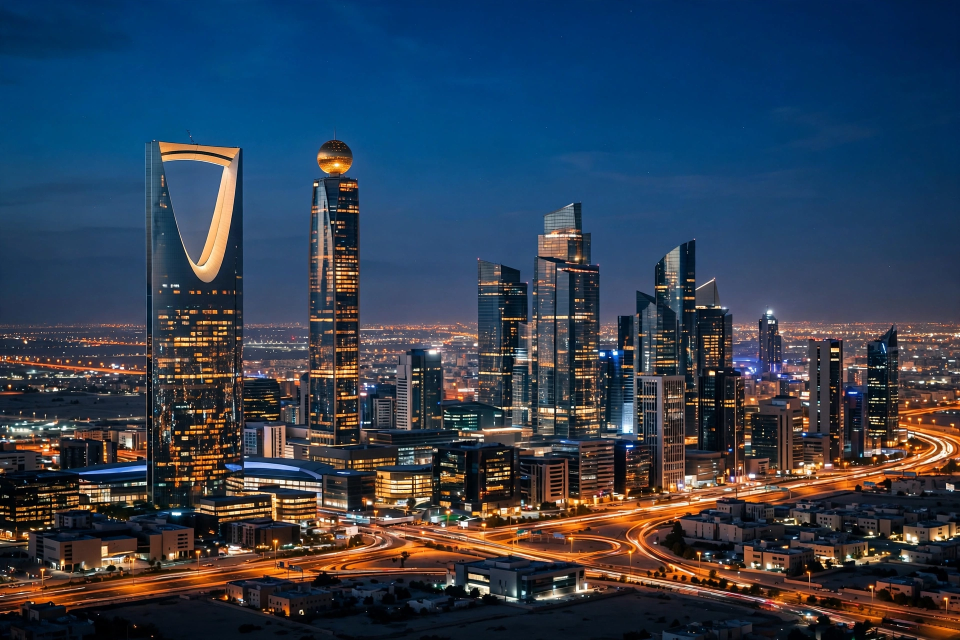
#> input picture photos/hero1-riyadh.webp, 1920 x 1280 px (shown at 1/2 size); the run also reads 1 picture not shown here
$ python draw.py
#> lines starting #> are read from the running program, lines starting #| are printed output that depends on the picture
#!/usr/bin/env python3
"""Render the 21 November 2026 newspaper front page (entry.png).

Fresh build from the prose spec: classic newspaper front page, 1024x1024,
cream paper, 11 main stories (Saturday 21 November 2026, numbered and
pinned on a world map) plus 22 Friday 20 November catch-up stories in
the ALSO list. Python 3 + PIL only, no network, deterministic output.

Deviation from the spec, logged honestly: the spec asks for a 112 px tall
hero photo slot, but the verbatim hero decks (3 lines each) plus 2-line
headlines overflow a 190 px hero card by 17 px with that slot. The hero
photo slot is therefore 90 px tall instead (HERO_PHOTO_H = 90), which
keeps every headline and deck verbatim, keeps all fonts and sizes, and
keeps the 190 px card height and every other layout number intact.
Hero bottom margins after the change: 5, 5 and 20 px.

Second deviation: the spec's pin offset for story 7 (Brussels, dx 18,
dy 12) puts its disc 7.6 px from the story 6 (Gaza) disc, so the two
16 px discs overlap and pin 6's number is hidden. Story 7's offset is
therefore dx 18, dy -14 instead: the pin sits over the North Sea with
a leader line down to Brussels, and the closest pin pair is then
27.7 px apart (stories 1-2). Every other pin offset is as specified.
"""

import json
import os
from PIL import Image, ImageDraw, ImageFont

HERE = os.path.dirname(os.path.abspath(__file__))
FONT_DIR = "/usr/share/fonts/truetype/dejavu/"

# ---------------------------------------------------------------- palette
PAPER = (247, 241, 222)
INK = (16, 16, 14)
DECK = (30, 30, 28)
RED = (176, 32, 32)
DARK_RED = (120, 20, 20)
MUTED = (90, 82, 66)
RULE = (40, 40, 38)
PANEL = (253, 251, 243)
OCEAN_TOP = (222, 235, 233)
OCEAN_BOTTOM = (198, 219, 217)
LAND = (203, 209, 164)
COAST = (118, 130, 86)
CONTINENT = (96, 104, 72)
GOLD = (176, 138, 58)
GRAT = (190, 208, 205)
GRAT_LABEL = (120, 140, 138)
OCEAN_NAME = (110, 138, 136)
DIVIDER = (210, 200, 175)
WHITE = (255, 255, 255)
SHADOW = (90, 90, 85)

W, H = 1024, 1024
MARGIN = 26
RIGHT = 998
CONTENT_W = RIGHT - MARGIN  # 972

HERO_PHOTO_H = 90   # spec says 112; see module docstring for why it is 90
SMALL_PHOTO_H = 80

# ------------------------------------------------------------------- fonts
def font(name, size):
    return ImageFont.truetype(os.path.join(FONT_DIR, name), size)

SERIF = lambda s: font("DejaVuSerif.ttf", s)
SERIF_B = lambda s: font("DejaVuSerif-Bold.ttf", s)
SANS = lambda s: font("DejaVuSans.ttf", s)
SANS_B = lambda s: font("DejaVuSans-Bold.ttf", s)

# ------------------------------------------------------------- text tools
def wrap_text(fnt, text, width):
    """Greedy word wrap: fill each line while the next word still fits."""
    lines = []
    current = ""
    for word in text.split():
        trial = (current + " " + word).strip()
        if fnt.getlength(trial) <= width:
            current = trial
        else:
            if current:
                lines.append(current)
            current = word
    if current:
        lines.append(current)
    return lines


def draw_centred(draw, cx, y, text, fnt, fill):
    draw.text((cx - fnt.getlength(text) / 2, y), text, font=fnt, fill=fill)


# [7 lines left out: function draw_tracked_centred, not called in this run]


def rule_h(draw, y, x0=MARGIN, x1=RIGHT, width=1):
    if width == 1:
        draw.line([(x0, y), (x1, y)], fill=RULE, width=1)
    else:
        draw.rectangle([x0, y, x1, y + width - 1], fill=RULE)

# ------------------------------------------------------------------ stories
# (number, kicker, headline, deck, lon, lat, dx, dy, photo, focus)
STORIES = [
    (1, "SAUDI ARABIA \u00b7 MISSILES",
     "Houthi missiles intercepted over Riyadh",
     "Saudi-led coalition shoots down three ballistic missiles aimed at "
     "the capital \u2014 the second attack on Riyadh in days.",
     46.7, 24.7, 20, 12, "hero1-riyadh.webp", 0.50),
    (2, "INDIA \u00b7 CYCLONE",
     "Akvan fizzles: zero deaths after 440,000 flee",
     "The storm weakens to a depression over Odisha; more than 440,000 "
     "people were evacuated and no casualties are reported.",
     84.9, 19.3, 0, 0, "card10-cyclone.webp", 0.50),
    (3, "AUSTRALIA \u00b7 CRICKET",
     "Ashes begin in Perth",
     "Steve Smith leads Australia with Cummins out injured; two debutants "
     "face England at Optus Stadium.",
     115.86, -31.95, 0, 0, "hero2-ashes.webp", 0.50),
    (4, "IRAQ \u00b7 SECURITY",
     "Iraqi forces retake militia stronghold",
     "A joint army, police and PMF headquarters opens in Jurf al-Sakhar "
     "after 12 years of Kataib Hezbollah rule.",
     44.2, 32.9, -2, -22, "card-iraq.webp", 0.50),
    (5, "UNITED STATES \u00b7 SCAM",
     "Fined $811m, still in business",
     "BBC finds the migrant-bail firm behind an $811m penalty kept "
     "operating under a new name while families paid thousands.",
     -78.9, 38.2, 0, 0, "card-scam.webp", 0.50),
    (6, "GAZA \u00b7 CEASEFIRE",
     "Five killed as Gaza truce frays",
     "Drone strikes hit Gaza City crowds on Saturday; the Board of Peace "
     "warns the year-old ceasefire may collapse.",
     34.47, 31.5, -26, -16, "card-gaza.webp", 0.50),
    (7, "EUROPE \u00b7 TRADE",
     "Indonesia and EU sign trade deal",
     "IEU-CEPA is signed in Brussels after years of talks, opening "
     "Europe's market to Indonesian goods.",
     4.35, 50.85, 18, -14, "card-ieucepa.webp", 0.50),
    (8, "UNITED STATES \u00b7 FORMULA 1",
     "Las Vegas lights up tonight",
     "Fifty laps of the Strip at 8pm local in the 21st round of the "
     "season; F1 Academy closes its season first.",
     -115.17, 36.11, 0, 0, "card-f1.webp", 0.50),
    (9, "ENGLAND \u00b7 FOOTBALL",
     "Newcastle host Arsenal in late game",
     "Seven Premier League matches on Saturday, headlined by Newcastle v "
     "Arsenal at 18:30.",
     -1.62, 54.98, -18, -16, "card-pl.webp", 0.50),
    (10, "INDONESIA \u00b7 WAGES",
     "Jakarta sets 2027 wage at Rp6.14m",
     "The capital's minimum wage rises to Rp6,136,941; Banten sets "
     "Rp3,372,828.70.",
     106.85, -6.2, 0, 0, "card-jakarta.webp", 0.50),
    (11, "NEW ZEALAND \u00b7 CRICKET",
     "India fight back in Wellington",
     "India reach 159 for 1 at stumps on day two of the first Test, "
     "trailing New Zealand by 209.",
     174.78, -41.29, -24, -6, "card-wellington.webp", 0.50),
]

ALSO = [
    "12. UKRAINE \u2014 Russian strikes hit three Kyiv bridges; at least nine killed",
    "13. EUROPE \u2014 EU approves \u20ac1bn military aid for Ukraine; \u20ac7.9bn disbursed",
    "14. GAMES \u2014 GTA VI books record $3.79bn in day-one sales; 32.5m pre-orders",
    "15. MARKETS \u2014 AI rout: Nasdaq \u22125.3%, S&P \u22123.7%, Dow \u22121.9%; Nvidia \u221214%",
    "16. MARKETS \u2014 Anthropic slides 8.5% a day after its record IPO",
    "17. GAZA \u2014 Board of Peace warns it may hand Gaza's \"keys\" back to the UN",
    "18. GAZA \u2014 Floods destroy 6,000 shelters; 150,000 tents still outside Gaza",
    "19. UNITED STATES \u2014 Trump threatens \"tremendous tax\" on data centres built abroad",
    "20. UNITED STATES \u2014 Trump: \"good chance\" of a Russia-Ukraine deal",
    "21. CLIMATE \u2014 COP31 ends in Antalya; fossil-fuel language dropped from deal",
    "22. COURTS \u2014 Paris: three police jailed over the racist beating of Michel Zecler",
    "23. NEPAL \u2014 PM Balendra Shah to visit India on 22\u201323 Nov, his first bilateral trip",
    "24. INDONESIA \u2014 Komdigi asks Google to explain closure of 19,389 YouTube channels",
    "25. POLAND \u2014 Russian missile falls in Poland; Tusk calls it \"intentional provocation\"",
    "26. UNITED STATES \u2014 Pentagon releases eighth UFO file batch: 43 records, three videos",
    "27. DENMARK \u2014 Denmark expels Russian defence attach\u00e9 over murder plot",
    "28. UNITED STATES \u2014 Nikhil Gupta jailed for 235 months over Pannun murder plot",
    "29. UNITED STATES \u2014 Rikers Island to shut by 2032, Mayor Mamdani announces",
    "30. INDONESIA \u2014 Prabowo returns home with Rp1,600tn investment commitments",
    "31. INDONESIA \u2014 Balance of payments back in surplus, $0.1bn in Q3",
    "32. BRITAIN \u2014 UK and EU finalise new deal on farming, carbon and youth mobility",
    "33. TECH \u2014 Hyundai unveils 2027 Elantra at Los Angeles Auto Show",
]

NUMBERS = [
    ("3", "Missiles at Riyadh"),
    ("440,000", "Evacuated from Akvan"),
    ("$811m", "Fine the bail firm dodged"),
    ("50", "Laps in Las Vegas"),
    ("Rp6,14jt", "Jakarta wage 2027"),
    ("159/1", "India in Wellington"),
]

UTC_SLOTS = [
    ("EARLY", "Houthi missiles hit Riyadh"),
    ("MORNING", "Akvan weakens to a depression"),
    ("DAY", "Ashes begins in Perth"),
    ("AFTERNOON", "IEU-CEPA signed in Brussels"),
    ("EVENING", "Las Vegas GP under lights"),
]

# ------------------------------------------------------------- photo crops
_photo_cache = {}


def cropped_photo(num, photo, tw, th, focus):
    """Crop to the slot aspect (focus = vertical anchor 0 top .. 1 bottom),
    then LANCZOS-resize to the slot. Cached per (story, slot size)."""
    key = (num, tw, th)
    if key in _photo_cache:
        return _photo_cache[key]
    im = Image.open(os.path.join(HERE, "photos", photo)).convert("RGB")
    sw, sh = im.size
    target = tw / th
    if sw / sh > target:
        # source wider than slot: crop the width, centred horizontally
        nw = int(sh * target)
        x0 = (sw - nw) // 2
        box = (x0, 0, x0 + nw, sh)
    else:
        # source taller than slot: crop the height around the focus point
        nh = sw / target
        y0 = focus * (sh - nh)
        y0 = max(0.0, min(sh - nh, y0))
        box = (0, int(y0), sw, int(y0 + nh))
    out = im.crop(box).resize((tw, th), Image.LANCZOS)
    _photo_cache[key] = out
    return out

# -------------------------------------------------------------------- cards
def draw_hero_card(draw, page, x, y, story):
    num, kicker, headline, deck, _lon, _lat, _dx, _dy, photo, focus = story
    w, h = 316, 190
    draw.rectangle([x, y, x + w - 1, y + h - 1], fill=PANEL, outline=RULE)
    page.paste(cropped_photo(num, photo, w - 2, HERO_PHOTO_H, focus),
               (x + 1, y + 1))
    ty = y + HERO_PHOTO_H + 5
    # number badge
    draw.rectangle([x + 8, ty, x + 27, ty + 17], fill=RED)
    draw.text((x + 18, ty - 1), str(num), font=SERIF_B(17), fill=WHITE,
              anchor="ma")
    # kicker
    kf = SANS_B(9)
    assert kf.getlength(kicker) <= w - 40, "hero kicker too wide: %s" % kicker
    draw.text((x + 34, ty + 4), kicker, font=kf, fill=RED)
    # headline
    hf = SERIF_B(14)
    lines = wrap_text(hf, headline, w - 16)
    hy = ty + 22
    for i, line in enumerate(lines):
        draw.text((x + 8, hy + i * 15), line, font=hf, fill=INK)
    # deck
    df = SANS(11)
    dlines = wrap_text(df, deck, w - 16)
    dy = hy + len(lines) * 15 + 2
    for i, line in enumerate(dlines):
        draw.text((x + 8, dy + i * 12), line, font=df, fill=DECK)
    bottom = dy + len(dlines) * 12
    margin = (y + h) - bottom
    print("hero %d bottom margin: %d" % (num, margin))
    assert margin >= 2, "hero %d overflows by %d px" % (num, -margin)
    return margin


def draw_small_card(draw, page, x, y, story):
    num, kicker, headline, deck, _lon, _lat, _dx, _dy, photo, focus = story
    w, h = 234, 170
    draw.rectangle([x, y, x + w - 1, y + h - 1], fill=PANEL, outline=RULE)
    page.paste(cropped_photo(num, photo, w - 2, SMALL_PHOTO_H, focus),
               (x + 1, y + 1))
    ty = y + SMALL_PHOTO_H + 4
    # number badge
    draw.rectangle([x + 8, ty, x + 25, ty + 15], fill=RED)
    draw.text((x + 17, ty - 1), str(num), font=SERIF_B(15), fill=WHITE,
              anchor="ma")
    # kicker
    kf = SANS_B(9)
    assert kf.getlength(kicker) <= w - 44, "small kicker too wide: %s" % kicker
    draw.text((x + 32, ty + 3), kicker, font=kf, fill=RED)
    # headline
    hf = SERIF_B(13)
    lines = wrap_text(hf, headline, w - 16)
    hy = ty + 18
    for i, line in enumerate(lines):
        draw.text((x + 8, hy + i * 14), line, font=hf, fill=INK)
    # deck
    df = SANS(10)
    dlines = wrap_text(df, deck, w - 16)
    dy = hy + len(lines) * 14 + 2
    for i, line in enumerate(dlines):
        draw.text((x + 8, dy + i * 11), line, font=df, fill=DECK)
    bottom = dy + len(dlines) * 11
    margin = (y + h) - bottom
    print("small %d bottom margin: %d" % (num, margin))
    assert margin >= 2, "small card %d overflows by %d px" % (num, -margin)
    return margin

# ------------------------------------------------------------------ map data
FALLBACK_LAND = [
    # North America
    [(-168, 66), (-150, 70), (-135, 70), (-125, 72), (-115, 73), (-105, 72),
     (-95, 73), (-85, 73), (-80, 70), (-85, 66), (-90, 62), (-93, 58),
     (-92, 54), (-87, 52), (-82, 51), (-79, 54), (-77, 58), (-72, 60),
     (-68, 62), (-64, 60), (-60, 58), (-56, 52), (-60, 47), (-65, 44),
     (-70, 42), (-74, 39), (-76, 35), (-80, 32), (-81, 27), (-80, 25),
     (-84, 30), (-89, 29), (-94, 29), (-97, 26), (-97, 21), (-94, 18),
     (-90, 15), (-92, 14), (-95, 16), (-100, 18), (-105, 20), (-110, 23),
     (-112, 28), (-115, 31), (-118, 34), (-121, 35), (-124, 40), (-124, 48),
     (-128, 52), (-133, 56), (-140, 60), (-148, 60), (-155, 58),
     (-162, 58), (-166, 61), (-168, 66)],
    # Greenland
    [(-45, 60), (-32, 68), (-20, 70), (-25, 76), (-40, 80), (-55, 77),
     (-58, 71), (-53, 64), (-45, 60)],
    # South America
    [(-80, 10), (-76, 5), (-70, 2), (-60, 0), (-52, -3), (-44, -3),
     (-35, -8), (-38, -15), (-41, -22), (-48, -28), (-54, -34), (-58, -39),
     (-65, -45), (-68, -52), (-73, -50), (-73, -40), (-72, -30), (-71, -20),
     (-76, -14), (-80, -5), (-81, 0), (-80, 10)],
    # Europe
    [(-10, 36), (-9, 43), (-2, 44), (-1, 48), (0, 50), (3, 53), (7, 54),
     (8, 57), (10, 59), (14, 58), (18, 56), (21, 55), (24, 58), (27, 60),
     (30, 62), (31, 70), (28, 71), (22, 70), (16, 68), (12, 65), (10, 62),
     (5, 60), (5, 58), (2, 56), (-2, 53), (-5, 50), (-8, 44), (-10, 38),
     (-10, 36)],
    # Africa
    [(-6, 35), (0, 36), (10, 37), (20, 32), (30, 31), (34, 28), (37, 22),
     (39, 18), (43, 12), (48, 11), (51, 12), (46, 4), (41, -2), (40, -8),
     (38, -15), (35, -20), (33, -26), (29, -32), (25, -34), (19, -35),
     (16, -32), (14, -25), (12, -18), (9, -8), (9, -1), (9, 4), (2, 6),
     (-5, 5), (-10, 5), (-14, 8), (-17, 14), (-17, 20), (-15, 25), (-11, 30),
     (-6, 35)],
    # Asia
    [(30, 70), (35, 68), (45, 68), (55, 70), (65, 71), (75, 72), (85, 73),
     (95, 75), (105, 76), (115, 74), (125, 73), (135, 72), (145, 71),
     (155, 70), (165, 69), (175, 67), (178, 65), (172, 62), (165, 60),
     (158, 56), (156, 51), (150, 49), (143, 45), (141, 40), (138, 36),
     (135, 34), (130, 33), (127, 35), (124, 39), (121, 36), (120, 31),
     (118, 26), (114, 22), (110, 20), (108, 14), (106, 9), (103, 8),
     (100, 7), (98, 12), (96, 15), (93, 17), (91, 22), (88, 22), (86, 20),
     (83, 17), (80, 15), (78, 9), (76, 10), (74, 14), (72, 20), (69, 22),
     (66, 25), (62, 25), (58, 26), (56, 27), (53, 28), (51, 29), (49, 30),
     (47, 30), (44, 29), (41, 30), (39, 32), (36, 36), (34, 36), (31, 36),
     (30, 38), (31, 42), (33, 45), (36, 46), (39, 48), (42, 50), (45, 53),
     (48, 55), (50, 58), (52, 62), (52, 66), (45, 68), (38, 68), (30, 70)],
    # Australia
    [(113, -22), (114, -28), (114, -32), (118, -35), (124, -33), (129, -32),
     (132, -32), (135, -35), (138, -35), (141, -38), (145, -38), (149, -37),
     (151, -34), (153, -31), (153, -27), (151, -24), (148, -20), (146, -19),
     (142, -15), (142, -11), (137, -12), (135, -15), (132, -12), (130, -13),
     (127, -14), (124, -16), (121, -18), (117, -20), (113, -22)],
    # Britain
    [(-5, 50), (-3, 53), (-5, 56), (-4, 58), (-2, 58), (0, 53), (1, 51),
     (-3, 50), (-5, 50)],
    # Japan
    [(130, 31), (132, 33), (135, 34), (137, 36), (139, 38), (141, 41),
     (143, 42), (145, 44), (143, 44), (141, 40), (139, 37), (136, 34),
     (132, 32), (130, 31)],
    # Sumatra
    [(95, 5), (98, 3), (100, 0), (103, -2), (106, -6), (104, -6),
     (101, -3), (98, 0), (95, 3), (95, 5)],
    # Borneo
    [(109, 1), (112, 4), (116, 6), (119, 2), (118, -2), (115, -4),
     (111, -3), (109, -1), (109, 1)],
    # Java
    [(105, -6), (108, -7), (111, -7), (114, -8), (114, -7), (110, -6),
     (106, -6), (105, -6)],
    # New Guinea
    [(131, -1), (135, -2), (140, -3), (145, -6), (150, -9), (147, -8),
     (142, -8), (137, -5), (133, -3), (131, -1)],
    # Madagascar
    [(44, -16), (47, -15), (50, -16), (49, -20), (46, -24), (44, -22),
     (43, -18), (44, -16)],
    # New Zealand
    [(167, -45), (170, -42), (174, -39), (177, -38), (178, -37),
     (175, -40), (172, -43), (168, -46), (167, -45)],
    # Iceland
    [(-18, 63.5), (-15, 64), (-13, 65), (-16, 66), (-20, 66), (-22, 65),
     (-20, 64), (-18, 63.5)],
    # Cuba
    [(-85, 22), (-80, 23), (-75, 20), (-74, 20), (-78, 22), (-85, 22)],
    # Philippines
    [(120, 18), (122, 18), (122, 14), (123, 11), (122, 7), (121, 10),
     (120, 13), (120, 18)],
]


# [41 lines left out: functions load_land_rings, split_antimeridian, not called in this run]

# ---------------------------------------------------------------------- map
MAP_W, MAP_H = 448, 238


def project(lon, lat):
    """Equirectangular projection into map-layer pixels."""
    return ((lon + 180) / 360 * MAP_W, (84 - lat) / 144 * MAP_H)


# [67 lines left out: function draw_map, not called in this run]

# --------------------------------------------------------------------- page
def build_page():
    page = Image.new("RGB", (W, H), PAPER)
    draw = ImageDraw.Draw(page)

    # 1. masthead
    y = 6
    draw_centred(draw, W // 2, y, "THE WORLD", SERIF_B(37), INK)
    y += 40
    rule_h(draw, y, width=2)
    y += 4
    draw_centred(draw, W // 2, y, "SATURDAY 21 NOVEMBER 2026",
                 SANS_B(12), INK)
    y += 15
    draw_centred(draw, W // 2, y,
                 "33 STORIES  \u00b7  6 CONTINENTS  \u00b7  ONE PAGE",
                 SANS(10), MUTED)
    y += 12
    rule_h(draw, y)
    y += 5  # y = 82

    # 2. numbers strip
    sy = y + 2  # 84
    rule_h(draw, sy)
    col_w = (W - 52) // 6  # 162
    for i, (number, caption) in enumerate(NUMBERS):
        cx = MARGIN + i * col_w + col_w // 2
        draw.text((cx, sy + 2), number, font=SERIF_B(16), fill=RED,
                  anchor="ma")
        draw.text((cx, sy + 21), caption, font=SANS(8), fill=INK,
                  anchor="ma")
        if i:
            bx = MARGIN + i * col_w
            draw.line([(bx, sy + 4), (bx, sy + 30)], fill=DIVIDER)
    rule_h(draw, sy + 33)
    y = sy + 34  # 118

    # 3. UTC strip
    sy = y + 2  # 120
    draw.rectangle([MARGIN, sy, 133, sy + 25], fill=RED)
    draw.text((80, sy + 13), "THE DAY IN UTC", font=SANS_B(9), fill=WHITE,
              anchor="mm")
    slot_w = 171
    for i, (phase, event) in enumerate(UTC_SLOTS):
        sx = 142 + i * slot_w
        draw.text((sx, sy + 3), phase, font=SANS_B(9), fill=RED)
        ef = SANS(8)
        assert ef.getlength(event) <= slot_w - 6, "UTC event too wide"
        draw.text((sx, sy + 14), event, font=ef, fill=INK)
    rule_h(draw, sy + 25)
    y = sy + 26  # 146

    # 4. hero row
    y += 6  # 152
    hero_y = y
    hero_x = [MARGIN, 354, 682]
    for x, story in zip(hero_x, STORIES[:3]):
        draw_hero_card(draw, page, x, hero_y, story)
    hero_bottom = hero_y + 190  # 342

    # 5. small cards, two rows of four
    small_y = hero_bottom + 4  # 346
    small_x = [MARGIN, 272, 518, 764]
    for row, stories in enumerate((STORIES[3:7], STORIES[7:11])):
        for x, story in zip(small_x, stories):
            draw_small_card(draw, page, x, small_y + row * 174, story)
    small_bottom = small_y + 170 + 4 + 170  # 690

    # 6. rule + section titles
    y = small_y + 348  # 694
    rule_h(draw, y, width=2)
    y += 6  # 700
    draw.text((MARGIN, y), "WHERE IT HAPPENED", font=SANS_B(12), fill=INK)
    draw.text((490, y), "ALSO ON FRIDAY 20 NOVEMBER \u2014 22 MORE STORIES",
              font=SANS_B(12), fill=INK)
    y += 18  # 718

    # 7. map + ALSO list
    map_y = y
    page.paste(draw_map(), (MARGIN, map_y))
    map_bottom = map_y + MAP_H  # 956
    col_w = (W - MARGIN - 490 - 18) // 2  # 245
    also_bottom = map_y
    for col in range(2):
        ay = map_y
        for item in ALSO[col * 11:(col + 1) * 11]:
            lines = wrap_text(SANS(9), item, col_w)
            for i, line in enumerate(lines):
                draw.text((490 + col * (col_w + 18), ay + i * 10), line,
                          font=SANS(9), fill=INK)
            ay += len(lines) * 10
        also_bottom = max(also_bottom, ay)
    print("ALSO bottom: %d, map bottom: %d" % (also_bottom, map_bottom))
    assert also_bottom <= map_bottom + 4, "ALSO list overflows the map"

    # 8. judge footer box + sources footer
    y = map_bottom + 6  # 962
    draw.rectangle([MARGIN, y, RIGHT - 1, y + 39], outline=RED, width=2)
    jx = MARGIN + 10
    lab1 = "JUDGE NOTE:  "
    draw.text((jx, y + 6), lab1, font=SANS_B(11), fill=RED)
    draw.text((jx + SANS_B(11).getlength(lab1), y + 6),
              "The 11 main stories above happened, or were first reported, "
              "on Saturday 21 November 2026. Disputed claims are attributed.",
              font=SANS(11), fill=INK)
    lab2 = "DATE CHECK:  "
    draw.text((jx, y + 22), lab2, font=SANS_B(10), fill=RED)
    draw.text((jx + SANS_B(10).getlength(lab2), y + 22),
              "The ALSO list is Friday 20 Nov catch-up. Left out entirely "
              "\u2014 Thu 19 Nov: ICJ Myanmar \u00b7 Shenzhen summit \u00b7 "
              "GTA VI launch \u00b7 JPMorgan breach \u00b7 Nvidia subpoena "
              "\u00b7 Bukele.",
              font=SANS(10), fill=INK)
    y += 46  # 1008
    draw_centred(draw, W // 2, y,
                 "Reporting: AP \u00b7 Reuters \u00b7 AFP \u00b7 BBC \u00b7 "
                 "Al Jazeera \u00b7 The Guardian \u00b7 Financial Times",
                 SANS(11), MUTED)
    final_y = y + 11  # 1019
    print("final y: %d" % final_y)
    assert final_y <= 1022, "final y %d exceeds 1022" % final_y
    return page


def main():
    page = build_page()
#> in build_page, `page = Image.new("RGB", (W, H), PAPER)`:
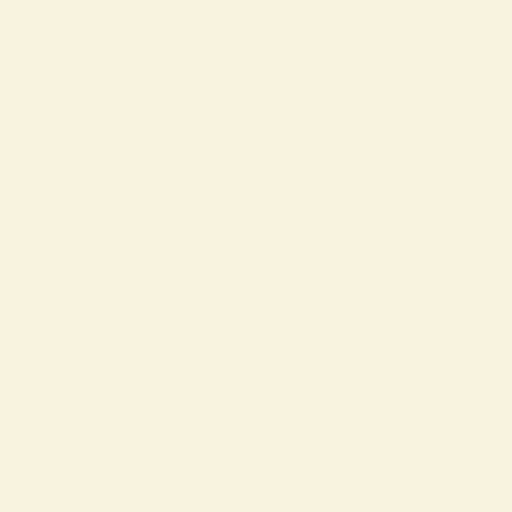
#> page: PIL image 1024x1024 RGB (shown at 1/2 size); mean R, G, B 247, 241, 222
#> in cropped_photo, im is the input picture: PIL image 1920x1280 RGB; mean R, G, B 49.2, 63.2, 81.7
#> in cropped_photo, `out = im.crop(box).resize((tw, th), Image.LANCZOS)`:
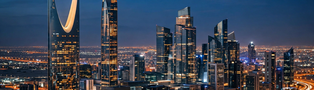
#> out: PIL image 314x90 RGB; mean R, G, B 62.4, 70, 85.2
#> (the rest of the program and of its run is left out)
